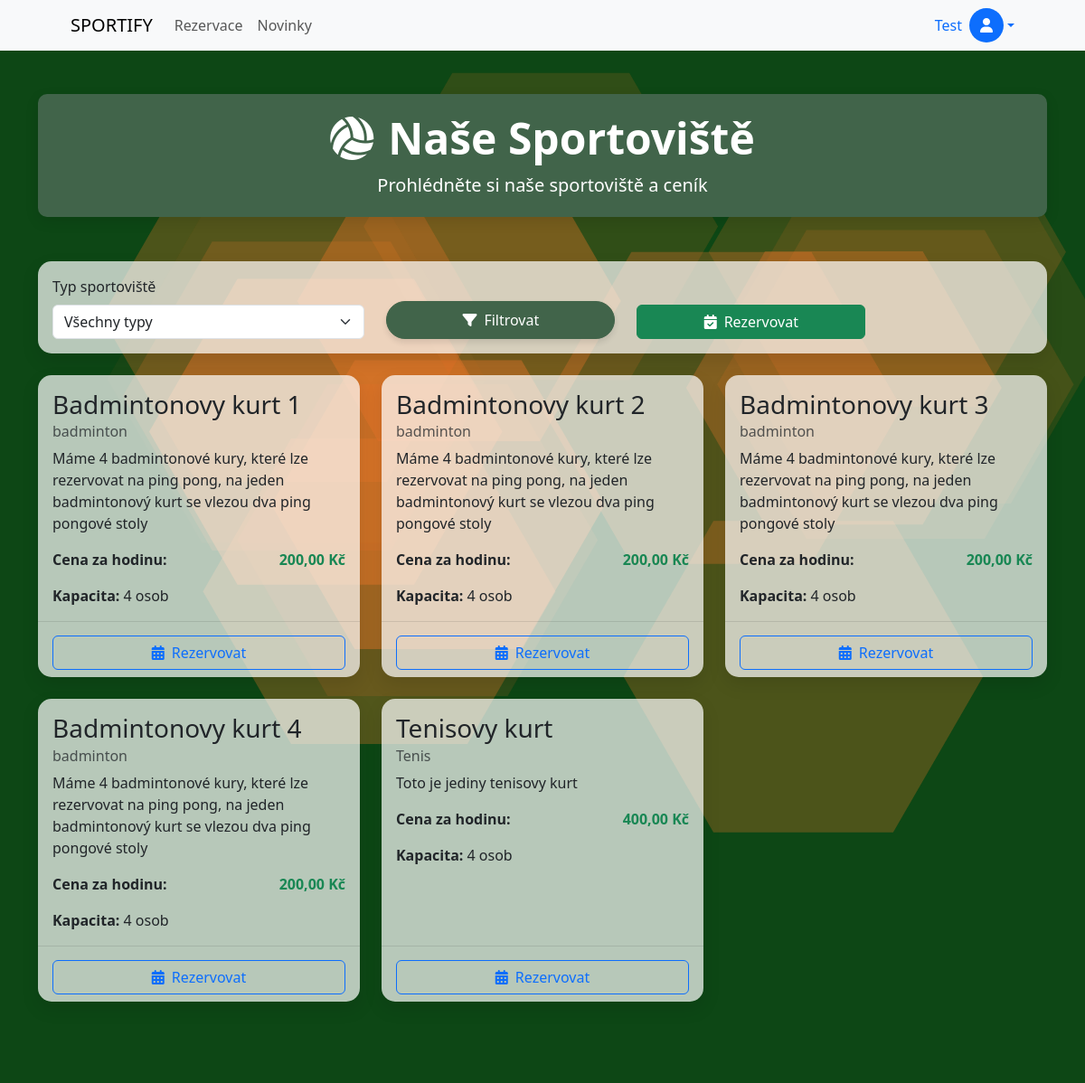
Page /sportoviste/ (signed in) on the committed database.
### rezervace/models.py (models this page shows, shortened)
class Uzivatele(models.Model):
    id = models.AutoField(primary_key=True)
    user = models.OneToOneField(User, on_delete=models.CASCADE, related_name='uzivatele')
    jmeno = models.CharField(max_length=50)
    prijmeni = models.CharField(max_length=50)
    email = models.EmailField(max_length=100, unique=True)
    telefon = models.CharField(max_length=20)
    role = models.CharField(max_length=10, choices=ROLE_CHOICES, default='user')
    datum_reg = models.DateTimeField(default=timezone.now)
    posledni_aktualizace = models.DateTimeField(auto_now=True)
    typ_zakaznika = models.ForeignKey(TypZakaznika, on_delete=models.SET_NULL, null=True, related_name='uzivatele')

class Hriste(models.Model):
    nazev = models.CharField(max_length=100)
    typ = models.CharField(max_length=50)
    popis = models.TextField()
    cena_hodina = models.DecimalField(max_digits=8, decimal_places=2)
    kapacita = models.IntegerField()
    aktivni = models.BooleanField(default=True)

### rezervace/views.py (the view)
# urls.py: path('sportoviste/', views.hriste_public_list, name='hriste_public_list'),
@login_required
def hriste_public_list(request):
    hriste_list = Hriste.objects.filter(aktivni=True)
    typ = request.GET.get('typ', '')
    if typ:
        hriste_list = hriste_list.filter(typ=typ)
    hriste_list = hriste_list.order_by('nazev')
    hriste_typy = Hriste.objects.filter(aktivni=True).values_list('typ', flat=True).distinct()
    return render(request, 'rezervace/hriste_public_list.html', {
        'hriste_list': hriste_list,
        'hriste_typy': hriste_typy
    })

### templates/rezervace/hriste_public_list.html (shortened to what this page needs)
{% extends 'base.html' %}
{% load static %}
{% block content %}
<div class="container my-5">
    <div class="row mb-4">
        <div class="col-12">
            <div class="section-header">
                <h1 class="display-5 fw-bold mb-2"><i class="fas fa-volleyball-ball me-3"></i>Naše Sportoviště</h1>
                <p class="lead mb-0">Prohlédněte si naše sportoviště a ceník</p>
            </div>
        </div>
    </div>
    <div class="row mb-4">
        <div class="col-md-12">
            <div class="card p-3">
                <form method="GET" class="row align-items-end">
                    <div class="col-md-4 mb-2 mb-md-0">
                        <label for="typ" class="form-label">Typ sportoviště</label>
                        <select name="typ" id="typ" class="form-select">
                            <option value="">Všechny typy</option>
                        </select>
                    </div>
                    <div class="col-md-3 mb-2 mb-md-0">
                        <button type="submit" class="btn btn-primary w-100">
                            <i class="fas fa-filter me-2"></i>Filtrovat
                        </button>
                    </div>
                    <div class="col-md-3">
                        <a href="{% url 'hriste' %}" class="btn btn-success w-100">
                            <i class="fas fa-calendar-check me-2"></i>Rezervovat
                        </a>
                    </div>
                </form>
            </div>
        </div>
    </div>
    <div class="row">
        {% if hriste_list %}
            {% for hriste in hriste_list %}
                <div class="col-md-4 mb-4">
                    <div class="card facility-card">
                        <div class="card-body">
                            <h3 class="card-title">{{ hriste.nazev }}</h3>
                            <h6 class="card-subtitle mb-2 text-muted">{{ hriste.typ }}</h6>
                            <p class="card-text">{{ hriste.popis|truncatechars:150 }}</p>
                            <div class="d-flex justify-content-between">
                                <p class="card-text"><strong>Cena za hodinu:</strong></p>
                                <p class="card-text text-success fw-bold">{{ hriste.cena_hodina }} Kč</p>
                            </div>
                            <p class="card-text"><strong>Kapacita:</strong> {{ hriste.kapacita }} osob</p>
                        </div>
                        <div class="card-footer">
                            <a href="{% url 'hriste' %}?typ_hriste={{ hriste.typ }}" class="btn btn-outline-primary w-100">
                                <i class="fas fa-calendar-alt me-2"></i>Rezervovat
                            </a>
                        </div>
                    </div>
                </div>
            {% endfor %}
        {% endif %}
    </div>
</div>
{% endblock %}

### templates/includes/navbar.html (shortened to what this page needs)
<nav class="navbar navbar-expand-lg navbar-light bg-light">
    <div class="container px-5">
        <a class="navbar-brand" href="{% url 'index' %}">SPORTIFY</a>
        <div class="collapse navbar-collapse" id="navbarNav">
            <ul class="navbar-nav me-auto mb-2 mb-lg-0">
                <li class="nav-item">
                    <a class="nav-link" href="{% url 'hriste' %}">Rezervace</a>
                </li>
                <li class="nav-item">
                    <a class="nav-link" href="{% url 'novinky' %}">Novinky</a>
                </li>
            </ul>
            <div class="d-flex align-items-center">
                {% if user.is_authenticated %}
                    <div class="dropdown">
                        <a class="dropdown-toggle d-flex align-items-center text-decoration-none" href="#" id="userDropdown" role="button" data-bs-toggle="dropdown" aria-expanded="false">
                            <span class="me-2">{{ user.uzivatele.jmeno }}</span>
                            <div class="rounded-circle bg-primary text-white d-flex justify-content-center align-items-center" style="width: 38px; height: 38px;">
                                <i class="fas fa-user"></i>
                            </div>
                        </a>
                    </div>
                {% else %}
                    <a href="{% url 'login' %}" class="btn btn-primary"><i class="fas fa-sign-in-alt me-1"></i>Sign in</a>
                {% endif %}
            </div>
        </div>
    </div>
</nav>

### templates/rezervace/hriste_public_list.html (style rules this page uses)
.card { transition: all 0.3s ease; border: none; border-radius: 15px; background: rgba(255, 255, 255, 0.7); box-shadow: 0 8px 20px rgba(0, 0, 0, 0.1); }
.section-header { background-color: #41644A; color: white; border-radius: 10px; padding: 20px; box-shadow: 0 5px 15px rgba(0, 0, 0, 0.1); margin-bottom: 25px; text-align: center; }
.btn-primary { background-color: #41644A; border-color: #41644A; transition: all 0.3s ease; border-radius: 50px; padding: 8px 25px; font-weight: 500; box-shadow: 0 4px 6px rgba(0, 0, 0, 0.1); }
.facility-card { height: 100%; display: flex; flex-direction: column; }
.facility-card .card-body { flex: 1 0 auto; }
.facility-card .card-footer { background: transparent; border-top: 1px solid rgba(0,0,0,0.1); padding-top: 15px; }

### rows in the picture
Hriste: nazev "Badmintonovy kurt 1", typ "badminton", popis "Máme 4 badmintonové kury, které lze rezervovat na ping pong, na jeden badmintonový kurt se vlezou dva ping pongové stoly", cena_hodina "200,00", kapacita "4"
Hriste: nazev "Badmintonovy kurt 2", typ "badminton", popis "Máme 4 badmintonové kury, které lze rezervovat na ping pong, na jeden badmintonový kurt se vlezou dva ping pongové stoly", cena_hodina "200,00", kapacita "4"
Hriste: nazev "Badmintonovy kurt 3", typ "badminton", popis "Máme 4 badmintonové kury, které lze rezervovat na ping pong, na jeden badmintonový kurt se vlezou dva ping pongové stoly", cena_hodina "200,00", kapacita "4"
Hriste: nazev "Badmintonovy kurt 4", typ "badminton", popis "Máme 4 badmintonové kury, které lze rezervovat na ping pong, na jeden badmintonový kurt se vlezou dva ping pongové stoly", cena_hodina "200,00", kapacita "4"
Hriste: nazev "Tenisovy kurt", typ "Tenis", popis "Toto je jediny tenisovy kurt", cena_hodina "400,00", kapacita "4"

### other values in the picture
{{ user.uzivatele.jmeno }} "Test"
